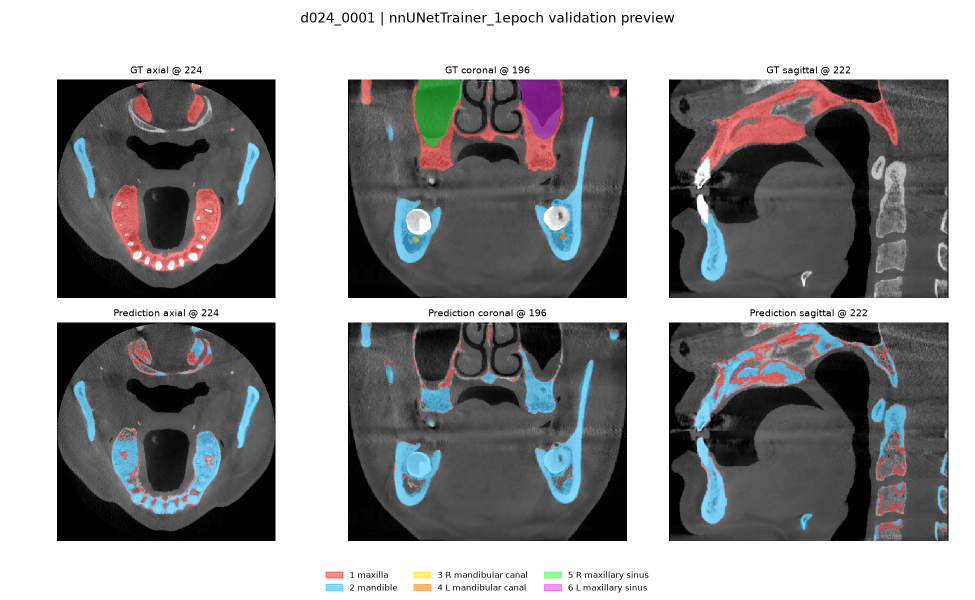
#> input picture research/reports/modeling/assets/d024_nnunet_1epoch_preview_d024_0001.png, 1950 x 1200 px (shown at 1/2 size); its folder holds 3 pictures in this run
$ python fuse_fluorescence.py --white-light ../research/reports/modeling/assets/d024_nnunet_1epoch_preview_d024_0001.png --fluorescence ../research/reports/modeling/assets/d024_nnunet_1epoch_preview_d024_0059.png   (older library calls are emulated)
#> lines starting #> are read from the running program, lines starting #| are printed output that depends on the picture
### osteo_vision_core/preprocess/fluorescence.py
from __future__ import annotations

import json
import re
from pathlib import Path
from time import perf_counter
from typing import Any

import numpy as np
from PIL import Image

from osteo_vision_core.core.paths import ensure_dir
from osteo_vision_core.core.warnings import DISCLAIMER_TEXT
from osteo_vision_core.preprocess.accelerated_fusion import (
    accelerated_normalize_pseudocolor_blend,
    register_adaptive_multiscale,
)
from osteo_vision_core.preprocess.roi import normalized_rects_from_hints, roi_intensity_quantification


def fuse_white_light_fluorescence(
    white_light_path: str | Path,
    fluorescence_path: str | Path,
    output_dir: str | Path,
    *,
    case_id: str | None = None,
    alpha: float = 0.45,
    threshold: float = 0.6,
    colormap: str = "green",
    roi_hints: list[dict[str, Any]] | None = None,
    registration: str = "adaptive_multiscale",
    background_percentile: float = 5.0,
    prefer_gpu: bool = True,
) -> dict[str, Any]:
    """Create pseudo-color fluorescence evidence for the local platform."""
#> called with alpha = 0.45, threshold = 0.6, colormap = 'green', registration = 'adaptive_multiscale', background_percentile = 5, prefer_gpu = True
    white_path = Path(white_light_path)
    fluor_path = Path(fluorescence_path)
    root = ensure_dir(output_dir)
    safe_case_id = _safe_case_id(case_id or white_path.stem)
    alpha = _clamp(alpha, 0.0, 1.0)
    threshold = _clamp(threshold, 0.0, 1.0)
    background_percentile = _clamp(background_percentile, 0.0, 50.0)

    total_started = perf_counter()
    with Image.open(white_path) as white_image, Image.open(fluor_path) as fluorescence_image:
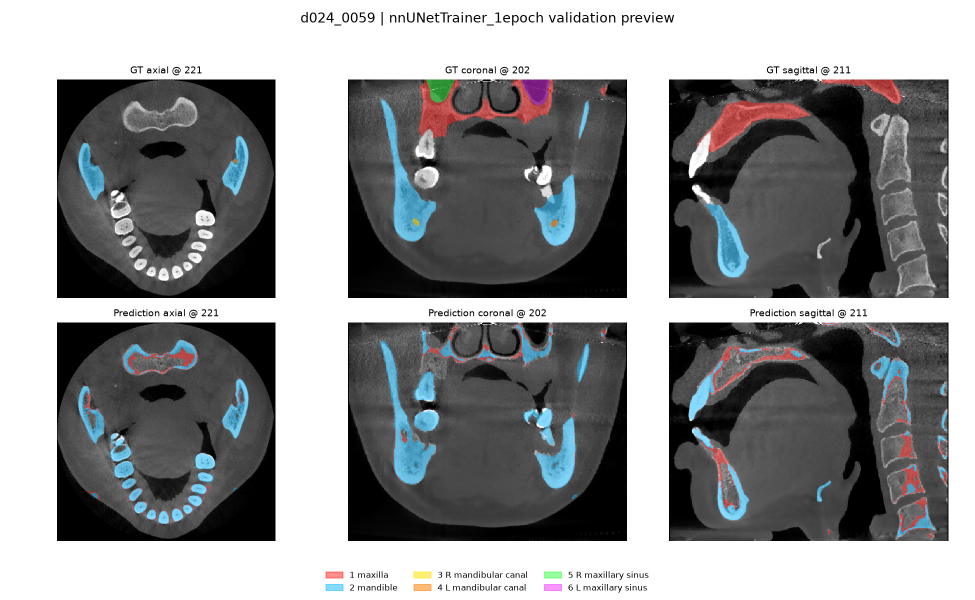
#> input picture research/reports/modeling/assets/d024_nnunet_1epoch_preview_d024_0059.png, 1950 x 1200 px (shown at 1/2 size)
#> white_image is the input picture: PIL image 1950x1200 RGBA; mean R, G, B, A 147.8, 147.9, 149.1, 255
#> fluorescence_image is the input picture: PIL image 1950x1200 RGBA; mean R, G, B, A 143.2, 144.4, 145.6, 255
        decode_started = perf_counter()
        white_rgb = white_image.convert("RGB")
        fluorescence_gray = fluorescence_image.convert("L")
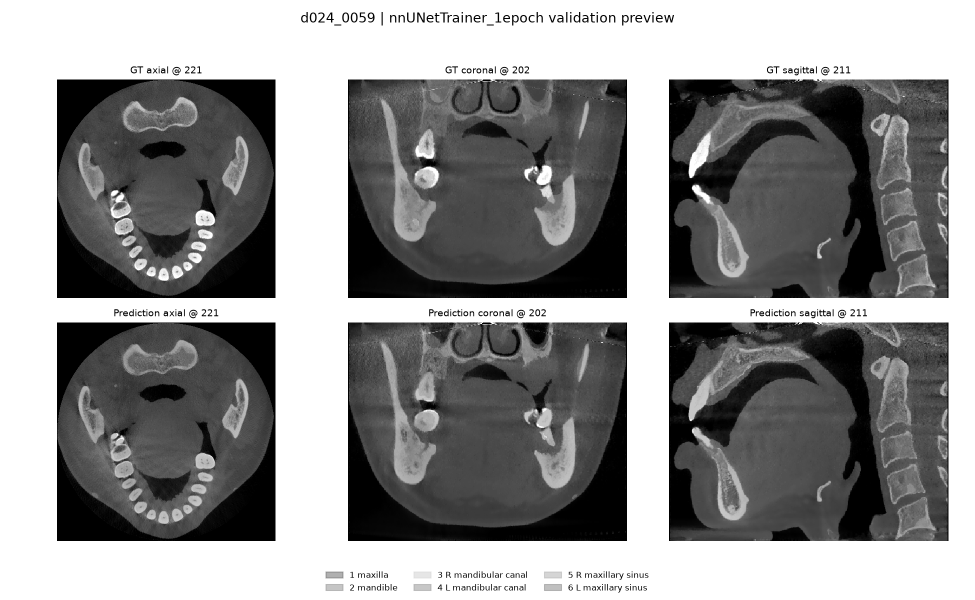
#> fluorescence_gray: PIL image 1950x1200 L (shown at 1/2 size); min 0, max 255, mean 144.2
        original_fluorescence_size = fluorescence_gray.size
        resized = fluorescence_gray.size != white_rgb.size
#> (the rest of the program and of its run is left out)
